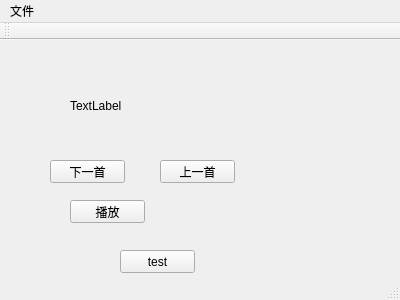
<?xml version="1.0" encoding="UTF-8"?>
<ui version="4.0">
 <class>MainWindow</class>
 <widget class="QMainWindow" name="MainWindow">
  <property name="geometry">
   <rect>
    <x>0</x>
    <y>0</y>
    <width>400</width>
    <height>300</height>
   </rect>
  </property>
  <property name="windowTitle">
   <string>MyPlay</string>
  </property>
  <widget class="QWidget" name="centralWidget">
   <widget class="QPushButton" name="But_play">
    <property name="geometry">
     <rect>
      <x>70</x>
      <y>160</y>
      <width>75</width>
      <height>23</height>
     </rect>
    </property>
    <property name="text">
     <string>播放</string>
    </property>
   </widget>
   <widget class="QLabel" name="lab_mediaName">
    <property name="geometry">
     <rect>
      <x>70</x>
      <y>40</y>
      <width>151</width>
      <height>51</height>
     </rect>
    </property>
    <property name="text">
     <string>TextLabel</string>
    </property>
   </widget>
   <widget class="QPushButton" name="pushButton">
    <property name="geometry">
     <rect>
      <x>120</x>
      <y>210</y>
      <width>75</width>
      <height>23</height>
     </rect>
    </property>
    <property name="text">
     <string>test</string>
    </property>
   </widget>
   <widget class="QPushButton" name="but_MediaNext">
    <property name="geometry">
     <rect>
      <x>50</x>
      <y>120</y>
      <width>75</width>
      <height>23</height>
     </rect>
    </property>
    <property name="text">
     <string>下一首</string>
    </property>
   </widget>
   <widget class="QPushButton" name="but_MediaPre">
    <property name="geometry">
     <rect>
      <x>160</x>
      <y>120</y>
      <width>75</width>
      <height>23</height>
     </rect>
    </property>
    <property name="text">
     <string>上一首</string>
    </property>
   </widget>
  </widget>
  <widget class="QMenuBar" name="menuBar">
   <property name="geometry">
    <rect>
     <x>0</x>
     <y>0</y>
     <width>400</width>
     <height>23</height>
    </rect>
   </property>
   <widget class="QMenu" name="menu">
    <property name="title">
     <string>文件</string>
    </property>
    <addaction name="action"/>
    <addaction name="action_2"/>
    <addaction name="action_3"/>
   </widget>
   <addaction name="menu"/>
  </widget>
  <widget class="QToolBar" name="mainToolBar">
   <attribute name="toolBarArea">
    <enum>TopToolBarArea</enum>
   </attribute>
   <attribute name="toolBarBreak">
    <bool>false</bool>
   </attribute>
  </widget>
  <widget class="QStatusBar" name="statusBar"/>
  <action name="action">
   <property name="text">
    <string>全盘扫描</string>
   </property>
  </action>
  <action name="action_2">
   <property name="text">
    <string>手动添加</string>
   </property>
  </action>
  <action name="action_3">
   <property name="text">
    <string>退出</string>
   </property>
  </action>
 </widget>
 <layoutdefault spacing="6" margin="11"/>
 <resources/>
 <connections/>
</ui>
